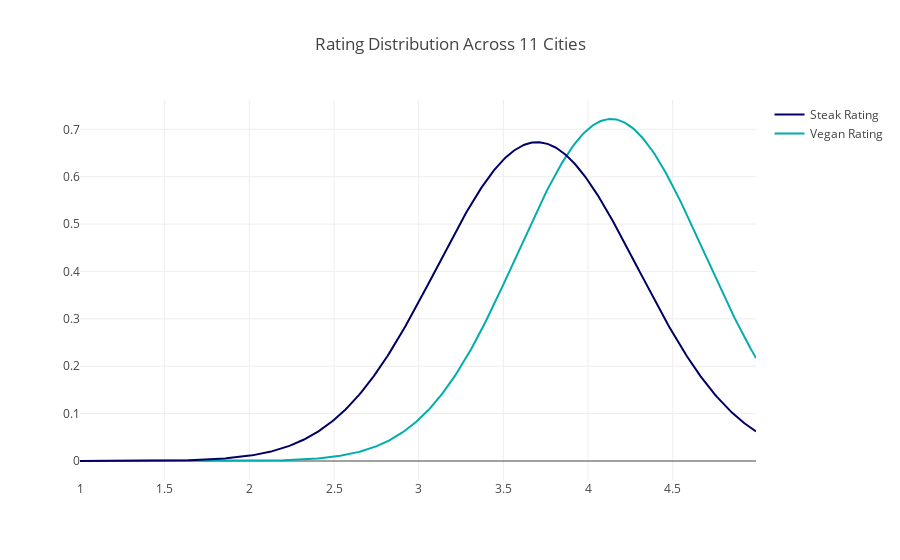

Notebook cell for this chart:
### Code cell
tot3 = df[df['category']=='vegan']['rating']  
tot4 = df[df['category']=='steak']['rating']  

# Group data together
hist_data = [tot3, tot4]

group_labels = ['Vegan Rating', 'Steak Rating']

colors = ['rgb(0, 172, 173)', 'rgb(0, 00, 100)']
# Create distplot with custom bin_size
tot_fig2 = ff.create_distplot(hist_data, group_labels, bin_size=.2, colors=colors,show_hist=False, curve_type='normal', show_rug=False)

tot_fig2['layout'].update(title='Rating Distribution Across 11 Cities')
# Plot!
plotly.offline.iplot(tot_fig2, filename='Distplot with Multiple Datasets')

### Figure 1 — Plotly figure (JSON) as saved in the notebook; plotly's stock layout.template omitted (floating-point values rounded to 4 significant figures; data arrays with more than 128 entries replaced by an {"elided": "..."} marker saying what was removed)
{"data": [{"legendgroup": "Vegan Rating", "marker": {"color": "rgb(0, 172, 173)"}, "mode": "lines", "name": "Vegan Rating", "showlegend": true, "type": "scatter", "uid": "8e454fc0-30b0-11e9-940a-acde48001122", "x": {"elided": "500 float values"}, "xaxis": "x", "y": {"elided": "500 float values"}, "yaxis": "y"}, {"legendgroup": "Steak Rating", "marker": {"color": "rgb(0, 00, 100)"}, "mode": "lines", "name": "Steak Rating", "showlegend": true, "type": "scatter", "uid": "8e455150-30b0-11e9-b42f-acde48001122", "x": {"elided": "500 float values"}, "xaxis": "x", "y": {"elided": "500 float values"}, "yaxis": "y"}], "layout": {"barmode": "overlay", "hovermode": "closest", "legend": {"traceorder": "reversed"}, "title": "Rating Distribution Across 11 Cities", "xaxis": {"anchor": "y2", "domain": [0, 1], "zeroline": false}, "yaxis": {"anchor": "free", "domain": [0, 1], "position": 0}}}
